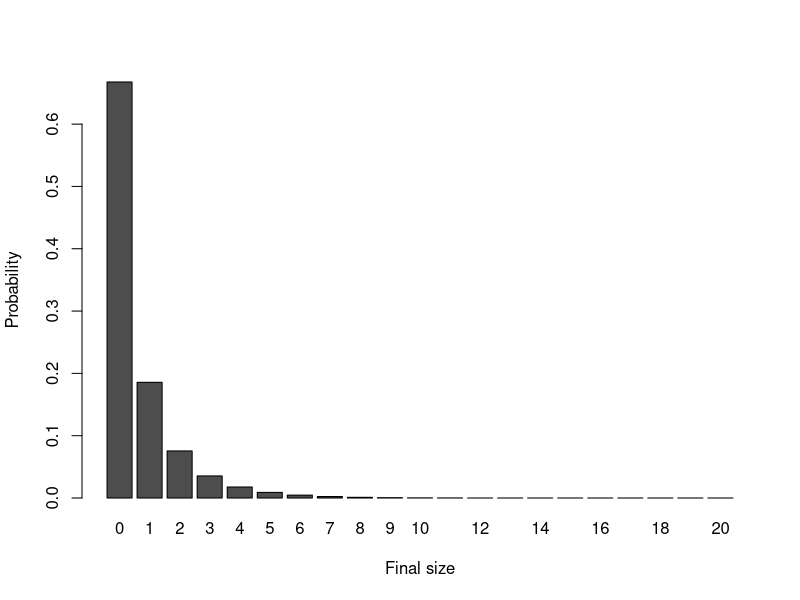
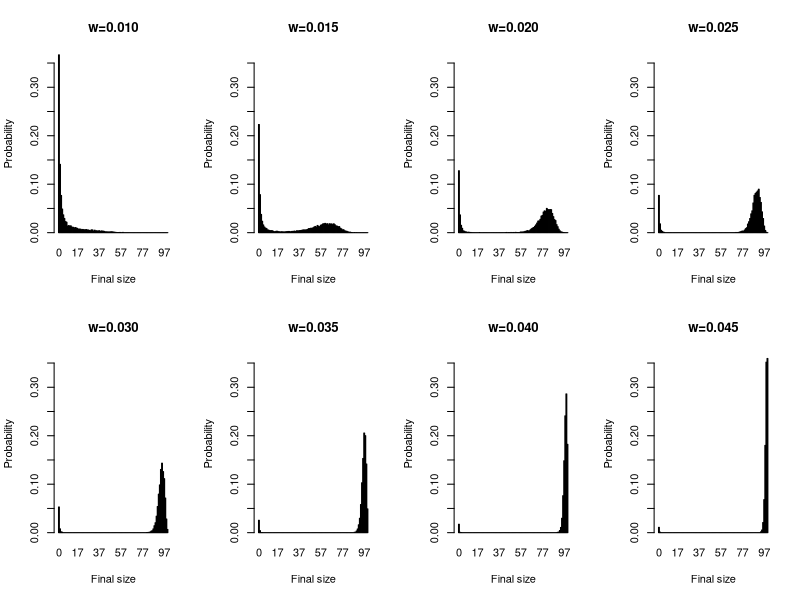
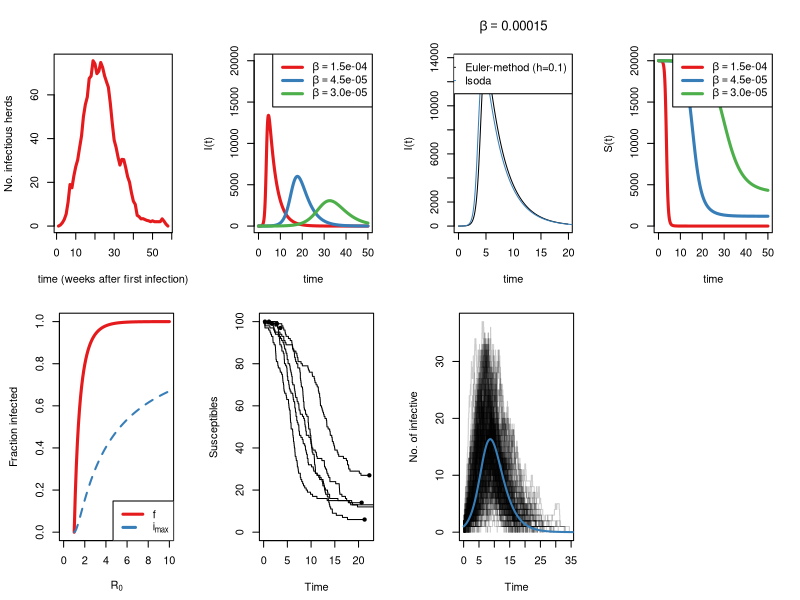

The R source for these figures, in order:
## ----setup, include=FALSE, cache=FALSE----------------------------------------
#Load packages and initialize options
library(knitr)
opts_chunk$set(fig.path='./knitr-figs/lecture01-',echo=FALSE, cache=TRUE,results='hide', warning=FALSE, fig.width=8,fig.height=4.5,size='scriptsize',error=FALSE,tidy=FALSE)
options(replace.assign=TRUE,width=80)


## ----echo=FALSE,results='hide',message=FALSE----------------------------------
######################################################################
### Author: Michael Höhle <http://www.math.su.se/~hoehle>
### Course: Statistical Methods in Infectious Disease Epidemiology
###         (STA427 - Spring 2021) at the 
###         Department of Biostatistics,
###         Epidemiology, Biostatistics and Prevention Institute, 
###         University of Zurich, Switzerland
###    
### License:
### Slides content is licensed under a <a rel="license"
### href="http://creativecommons.org/licenses/by-sa/4.0/">Creative Commons
### Attribution-ShareAlike 4.0 International License</a>.
### The code content is available under a <a href="https://www.gnu.org/licenses/gpl-3.0.en.html">GPLv3</a>
### license.
###
### Description:
###  Rnw File for lecture 01
###
### History:
###  -- 2020-06-10 file created as part of SmitSjuk
###  -- 2020-02-21 modified as part of STA427
######################################################################

options(width=100)
set.seed(123)
library(tidyverse)
library(RColorBrewer)


## -----------------------------------------------------------------------------
######################################################################
#Laplace transform of stoch. variable X=c=1
######################################################################
Lc <- function(theta) {
 return(exp(-theta*1))
}

#############################################################################
# Find final sizes of Reed Frost chain binomial model by sampling from
# it. 
#
# Parameters:
#  n - Initial number of susceptible
#  m - Initial infected
#  w - contact probability, c.f. Britton2000 p.4
#  samples - number of RF processes to sample.
#
# Note:
# The sampling function is a vector version sampling from all processes
# simultaneously. Ceased processes continue running, and their NA's
# are taken care of.
#############################################################################

fsize.RF <- function(n, m, w, samples) {
  #Initial susceptible
  xj <- matrix(data=n,nrow=samples,ncol=1) 
  #Initial infectives
  yj <- matrix(data=m,nrow=samples,ncol=1) 

  #Loop over all (samples) simulations until they all are ceased.
  while (sum(yj>0) & sum(xj>0)) {
    #Sample from all processes concurrently
    yj <- ifelse(xj > 0, rbinom(samples, xj, 1-(1-w)^yj), 0)
    #Update all xj
    xj <- xj - yj
  }
  #Done 
  return(n-xj) 
}

##################################################################  
# Calculate distribution of final size of standard SIR epidemic.
# C.f. Theorem 2.2.
#
# Parameters:
#   n - population size
#   m - initial number of infectious
#   lambda - transmission parameter
#   phi - Laplace transform of the stoch. var. I
#
# Note:  When n becomes large (n>35-40 in Fig 2.2 example the
#        solve command doesn't work anymore, coz of near singular
#        matrix. More stable implementation is necessary.
#
# Example:
#  Pfinal <- fsize.SIR(35,1,1.5,Lc)
##################################################################  

fsize.SIR <- function(n,m,lambda,phi) {
  #Declare matrices in linear eqn. system Ax=b.
  #Note: size+1 since we also include index 0.
  A <- matrix(data=0,nrow=n+1,ncol=n+1)
  b <- matrix(data=NA,nrow=n+1,ncol=1)

  #Fill them according to Theorem 2.2 in Britton 2000.
  for (l in 0:n) {
    for (k in 0:l) {
    A[l+1,k+1] <- choose(n-k,l-k) / (phi(lambda*(n-l)/n)^(k+m))
    }
    b[l+1] <- choose(n,l)
    #Process indicitor if slow: print(l)
  }
  #Solve the linear equation system. Note: A can be near singular if n
  #is large. Numerical improvement?
  #In R: Use  Pfinal <- forwardsolve(A,b), which gives a little more
  #stability
  Pfinal <- solve(A,b)
  # Done
  return(Pfinal)
}


fsize.hist <- function(n=50,m=1,lambda=1.5,samples=10000,ylim=NULL,plot=TRUE, title=TRUE) {
  #RF by simulation, note q=exp(-lambda/(n)) is the avoidance probability. w=1-q.
  if (n>30) {
    cat("Sample size too large. Using simulation.\n")
    f1 <- fsize.RF(n, m, 1 - exp(-lambda/(n)),samples)
    f2 <- table(factor(f1,levels=0:n))/length(f1)
  } else {
    #Use exact method
    f2 <- fsize.SIR(n,m,lambda,Lc)
  }

  
  #Plot the two for comparison. Note: We plot Z, the final
  #size and not Z+1 as in Fig 2.2
  if (plot) {
      if(title){
    barplot(t(f2),main=paste("w=",sprintf("%.3f",1-exp(-lambda/n)),sep=""),xlab="Final size",names.arg=0:n,ylab="Probability",ylim=ylim)
}
      else{
    barplot(t(f2),main="",xlab="Final size",names.arg=0:n,ylab="Probability",ylim=ylim)
}
      
}
  #Done
  invisible(as.numeric(f2))
}


## -----------------------------------------------------------------------------
#Figure for the presentation
n <- 20
w <- 0.02


## ----fig.width=7,fig.height=3.5-----------------------------------------------
lambdas <- -n*log(1-w)
#lambdas <- seq(0.6,4.32,length=8)
#w <- 1-exp(-lambdas/n) ; lambdas <- -log(1-0.25)*n

maxpmf <- max(sapply(lambdas, function(lambda) {
  max(fsize.hist(n=n,m=1,lambda=lambda,samples=10000,plot=FALSE))
}))

#par(mfrow=c(2,4))
invisible(sapply(lambdas, function(lambda) {
  fsize.hist(n=n,m=1,lambda=lambda,samples=10000,ylim=c(0,maxpmf),plot=TRUE, title=FALSE)
}))



## -----------------------------------------------------------------------------
n <- 100
w <- seq(0.01, 0.045, length=8)
lambdas <- -n*log(1-w)
#lambdas <- seq(1.0,4.0,length=8)
maxpmf <- max(sapply(lambdas, function(lambda) {
  max(fsize.hist(n=n,m=1,lambda=lambda,samples=10000,plot=FALSE))
}))

par(mfrow=c(2,4))
invisible(sapply(lambdas, function(lambda) {
  fsize.hist(n=n,m=1,lambda=lambda,samples=10000,ylim=c(0,maxpmf),plot=TRUE)
}))



## ----echo=TRUE, code = capture.output(dump('fsize.RF', ''))-------------------


## ----fig.width=7,fig.height=4.5-----------------------------------------------

csfv <- read.table("Data/csfv.txt",col.names=c("t","I"))
pal <- brewer.pal(3,"Set1")
plot(csfv$t,csfv$I,lwd=3,type="l",lty=1,ylab="No. infectious herds",xlab="time (weeks after first infection)",col=pal[1])



## ----echo=FALSE, results="hide"-----------------------------------------------
# Load pkg.
suppressPackageStartupMessages(library(deSolve))


## ----SIRDIFF------------------------------------------------------------------
##############################################################################
# Function to compute the derivative of the ODE system
#
#  t - time
#  y - current state vector of the ODE at time t
#  parms - Parameter vector used by the ODE system
#
# Returns:
#  list containing dS(t)/dt and dI(t)/dt
##############################################################################

sir <- function(t,y, parms) {
  beta <- parms[1]
  gamma <- parms[2]
  S <- y[1]
  I <- y[2]
  return(list(c(S=-beta*S*I,I=beta*S*I-gamma*I)))
}

## -----------------------------------------------------------------------------
gamma <- 0.3
## beta.grid <- c(0.001,0.00005, 0.00003)
beta.grid <- c(1.5e-04, 4.5e-05, 3.0e-05)
N <- 20000
times <- seq(0,50,length=1000)

#R0 for the 3 examples
(R0 <- beta.grid*N/gamma)


## ----fig.width=7,fig.height=4.5-----------------------------------------------
I <- sapply(beta.grid, function(beta) {
  lsoda(y=c(N-1,1), times=times, func=sir,parms=c(beta,gamma))[,3]
})
pal <- brewer.pal(length(beta.grid),"Set1")
matplot(times,I,type="l",lwd=3,lty=1,col=pal,xlab="time",ylab="I(t)", ylim=c(0, N))
#legend(x="topright",paste("beta=",sprintf("%.5f",beta.grid),sep=""),lty=1,lwd=3,col=pal)
#Expressions in the legend
beta.grid.str <- format(beta.grid, scientific=TRUE)
leg <- c(as.expression(substitute(beta==val,list(val=beta.grid.str[1]))),as.expression(substitute(beta==val,list(val=beta.grid.str[2]))),as.expression(substitute(beta==val,list(val=beta.grid.str[3]))))
legend(x="topright",legend=leg,lty=1,lwd=3,col=pal)


## ----echo=TRUE----------------------------------------------------------------
##############################################################################
# Function to compute the derivative of the ODE system
#
#  t - time
#  y - current state vector of the ODE at time t
#  parms - Parameter vector used by the ODE system
#
# Returns:
#  list containing dS(t)/dt and dI(t)/dt
##############################################################################

sir <- function(t,y, parms) {
  beta <- parms[1]
  gamma <- parms[2]
  S <- y[1]
  I <- y[2]
  return(list(c(S=-beta*S*I,I=beta*S*I-gamma*I)))
}


## ----echo=TRUE, results="show"------------------------------------------------
sim <- lsoda(y=c(N-1,1), times=times, func=sir,parms=c(beta.grid[1],gamma))
head(sim, n=3)


## ----echo=TRUE----------------------------------------------------------------
# Step width of the Euler method
h <- 0.1
y <- matrix(NA, nrow=ceiling(20/h), ncol=3, dimnames=list(NULL, c("t","S","I")))
# Initial value
y[1,] <- c(0,N-1,1)
# Loop
for (i in 2:nrow(y)){
  y[i,] <- c(y[i-1,"t"]+h, y[i-1,c("S","I")] +
         h * sir(y[i-1,"t"], y[i-1,c("S","I")], parms=c(beta.grid[1],gamma))[[1]])
}


## -----------------------------------------------------------------------------
# Show Euler solve
plot(y[,"t"], y[,"I"], type="l", xlab="time", ylab="I(t)")
# Add lsoda (which uses a more advanced method)
lines(times, lsoda(y=c(N-1,1), times=times, func=sir,parms=c(beta.grid[1],gamma))[,3], col="#377EB8")
legend(x="topright", c("Euler-method (h=0.1)", "lsoda"), col=c(1,"#377EB8"), lty=1)
title(substitute(beta == a, list(a=beta.grid[1])))


## ----fig.width=7,fig.height=4.5, fig.align="center"---------------------------
S <- sapply(beta.grid, function(beta) {
  lsoda(y=c(N-1,1), times=times, func=sir,parms=c(beta,gamma))[,2]
})
pal <- brewer.pal(length(beta.grid),"Set1")
matplot(times,S,type="l",lwd=3,lty=1,col=pal,xlab="time",ylab="S(t)")
legend(x="topright",legend=leg,lty=1,lwd=3,col=pal)


## ----echo=FALSE---------------------------------------------------------------
R0 <- beta.grid*N/gamma
R0 <- round(R0)


## ----echo=FALSE---------------------------------------------------------------
R0.grid <- seq(1,10,length=91)
#Given R0 solve for f (final size)
solve.f <- function(R0) {
  uniroot( function(f) 1-f-exp(-R0*f), lower=1e-12,upper=1-1e-12)$root
}
f.grid <- sapply(R0.grid, solve.f)
#F for the examples
#sapply(R0, solve.f)


## ----warning=FALSE------------------------------------------------------------
pal <- brewer.pal(n=2,"Set1")
par(mar=c(4.5,4.5,1,2))
#Compute maximal value of i(t)
i.max <- function(R0) {
  1 - 1/R0*(1+log(R0))
}
i.max.grid <- sapply(R0.grid, i.max)
#
plot(R0.grid, f.grid, type="l",xlim=c(0,max(R0.grid)),xlab=expression(R[0]),ylab="Fraction infected",lwd=3,col=pal[1])
lines(R0.grid, i.max.grid,lty=2,lwd=2,col=pal[2])
legend(x="bottomright",c("f",expression(i[max])),col=pal[1:2],lty=1:2,lwd=3)


## ----echo=FALSE---------------------------------------------------------------

N <- 21500
#sumy <- sum(csfv$I)
sumy <- 429
f <- sumy/N
R0 <- -log(1-f)/f



## ----cache=TRUE---------------------------------------------------------------
######################################################################
# Simulate simple SIR model using the Gillespie-Algorithm
#
# Params:
#  T - max time
#  lambda - transmission rate
#  gamma - recovery rate (mu(X) = d*X) 
#  n - initial number of susceptibles. Always initially one infective
#  m - initial number of infectives
######################################################################

rSIR <- function(T, beta, gamma, n, m) {
  #Initialize (x= number of susceptibles)
  t <- 0
  x <- n
  y <- m

  #Possible events
  eventLevels <- c("S->I","I->R")
  #Initialize result
  events <- data.frame(t=t,x=x,y=y,event=NA)
  #Loop until we are past time T
  while (t < T & (y>0)) {
      #Draw the waiting type for each possible event
      wait <-  rexp(2,c("S->I"=beta*x*y,"I->R"=gamma*y))
      #Which event occurs first
      i <- which.min(wait)
      #Advance Time
      t <- t+wait[i]
      #Update population according to the eventy type
      if (eventLevels[i]=="S->I") { x <- x-1 ; y <- y+1}
      if (eventLevels[i]=="I->R") { y <- y-1 }
      #Store result
      events <- rbind(events,c(t,x,y,i))
  }
  #Recode event type and return
  events$event <- factor(eventLevels[events$event], levels=eventLevels)
  return(events)
}

##Select parameters as in the example
beta <- 0.01
gamma <- 0.5
S0 <- 100
(R0 <- beta*S0/gamma)
T <- 500
nSim <- 10
#Do a few simulations
set.seed(124)
trajs <- lapply( 1:nSim, function (x) {
    rSIR(T, beta=beta, gamma=gamma, n=S0, m=1)
})


## -----------------------------------------------------------------------------
for (i in 1:length(trajs)) {
    plotf <- if (i==1) plot else lines
    plotf(trajs[[i]]$t,trajs[[i]]$x,type="s",ylim=c(0,S0),xlab="Time",ylab="Susceptibles")
    #lines(c(trajs[[i]]$t[nrow(trajs[[i]])],1e99),rep(trajs[[1]]$x[nrow(trajs[[i]])],2))
    points(trajs[[i]]$t[nrow(trajs[[i]])],trajs[[i]]$x[nrow(trajs[[i]])],cex=1,pch=20)
}


## ----echo=TRUE, code = capture.output(dump('rSIR', ''))-----------------------


## ----COMPARE------------------------------------------------------------------
compare <- function(S0) {
  # Simulate 250
  trajs <- lapply(1:250, function(x) rSIR(T, beta=beta, gamma=gamma, n=S0, m=1))
  max_T <- max(unlist(lapply(trajs, function(traj) max(traj$t))))
  max_Y <- max(unlist(lapply(trajs, function(traj) max(traj$y))))
  for (i in 1:length(trajs)) {
    plotf <- if (i==1) plot else lines
    plotf(trajs[[i]]$t,trajs[[i]]$y,type="s",ylim=c(0,max_Y),xlab="Time",ylab="No. of infective",xlim=c(0,max_T),col=rgb(0,0,0,0.2))
  }
  # Solve ODE
  sim <- lsoda(y=c(S0,1), times=times, func=sir,parms=c(beta,gamma))
  lines(sim[,"time"], sim[,3], col="#377EB8", lwd=2)
  invisible()
}
compare(S0=S0)

## ----eval=FALSE---------------------------------------------------------------
## # Compare for different S0
## par(mfcol=c(2,1))
## compare(S0=100)
## title("S(0) = 100, m=1")
## compare(S0=500)
## title("S(0) = 500, m=1")
